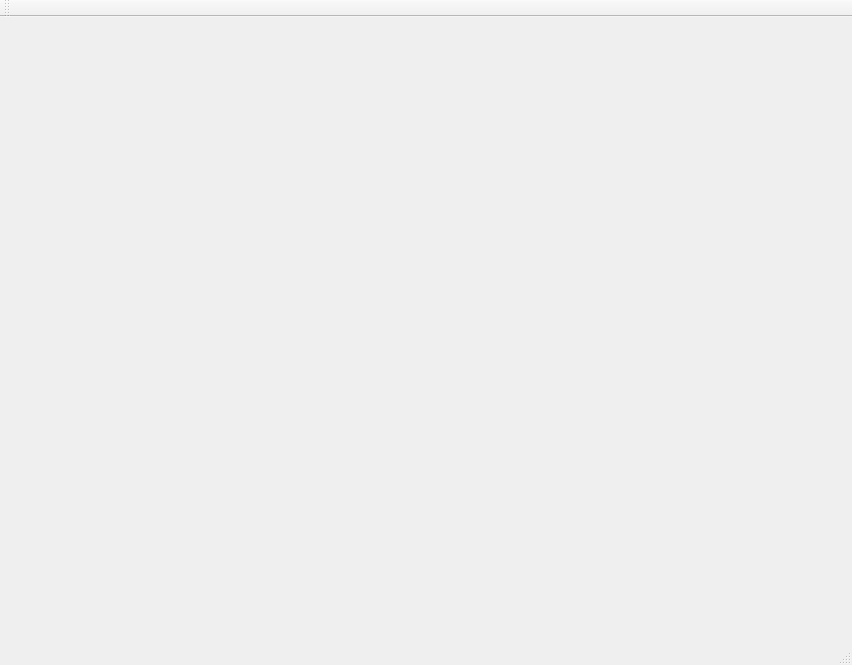
<?xml version="1.0" encoding="UTF-8"?>
<ui version="4.0">
 <class>SondeurClass</class>
 <widget class="QMainWindow" name="SondeurClass">
  <property name="geometry">
   <rect>
    <x>0</x>
    <y>0</y>
    <width>852</width>
    <height>665</height>
   </rect>
  </property>
  <property name="windowTitle">
   <string>Sondeur</string>
  </property>
  <widget class="QWidget" name="centralWidget">
   <widget class="QLabel" name="Label">
    <property name="geometry">
     <rect>
      <x>70</x>
      <y>80</y>
      <width>191</width>
      <height>81</height>
     </rect>
    </property>
    <property name="text">
     <string/>
    </property>
   </widget>
   <widget class="QLabel" name="label">
    <property name="geometry">
     <rect>
      <x>70</x>
      <y>100</y>
      <width>171</width>
      <height>91</height>
     </rect>
    </property>
    <property name="text">
     <string/>
    </property>
   </widget>
  </widget>
  <widget class="QMenuBar" name="menuBar">
   <property name="geometry">
    <rect>
     <x>0</x>
     <y>0</y>
     <width>852</width>
     <height>21</height>
    </rect>
   </property>
  </widget>
  <widget class="QToolBar" name="mainToolBar">
   <attribute name="toolBarArea">
    <enum>TopToolBarArea</enum>
   </attribute>
   <attribute name="toolBarBreak">
    <bool>false</bool>
   </attribute>
  </widget>
  <widget class="QStatusBar" name="statusBar"/>
 </widget>
 <layoutdefault spacing="6" margin="11"/>
 <resources>
  <include location="Sondeur.qrc"/>
 </resources>
 <connections/>
</ui>
